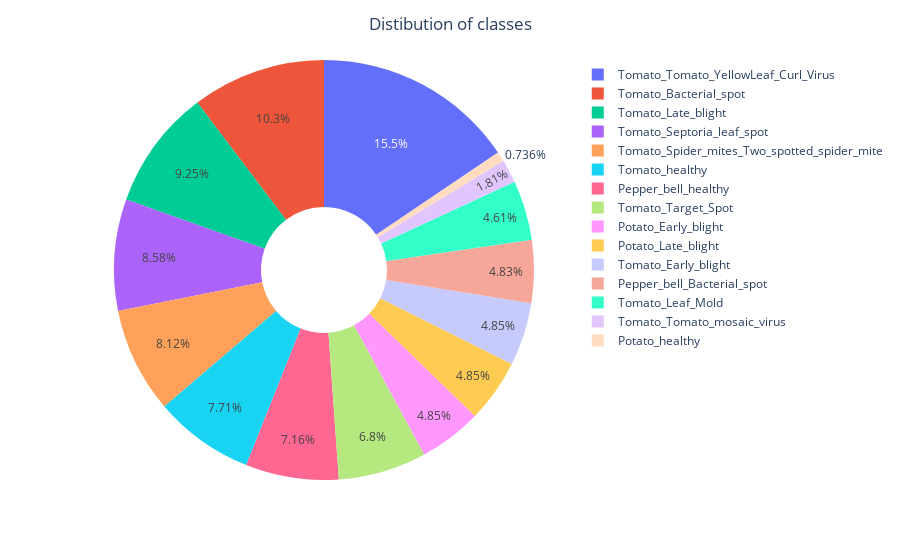

The notebook cell this image was saved under:
### Code cell
import plotly.express as px
fig = px.pie(names=class_names, values=class_dis, hole=0.3)
fig.update_layout({"title":{"text":"Distibution of classes", "x":0.50}})
fig.show()

### Figure 1 — Plotly figure (JSON) as saved in the notebook; plotly's stock layout.template omitted (floating-point values rounded to 4 significant figures)
{"data": [{"domain": {"x": [0, 1], "y": [0, 1]}, "hole": 0.3, "hovertemplate": "label=%{label}<br>value=%{value}<extra></extra>", "labels": ["Pepper_bell_Bacterial_spot", "Pepper_bell_healthy", "Potato_Early_blight", "Potato_Late_blight", "Potato_healthy", "Tomato_Bacterial_spot", "Tomato_Early_blight", "Tomato_Late_blight", "Tomato_Leaf_Mold", "Tomato_Septoria_leaf_spot", "Tomato_Spider_mites_Two_spotted_spider_mite", "Tomato_Target_Spot", "Tomato_Tomato_YellowLeaf_Curl_Virus", "Tomato_Tomato_mosaic_virus", "Tomato_healthy"], "legendgroup": "", "name": "", "showlegend": true, "type": "pie", "values": [997, 1478, 1000, 1000, 152, 2127, 1000, 1909, 952, 1771, 1676, 1404, 3209, 373, 1591]}], "layout": {"legend": {"tracegroupgap": 0}, "margin": {"t": 60}, "title": {"text": "Distibution of classes", "x": 0.5}}}
